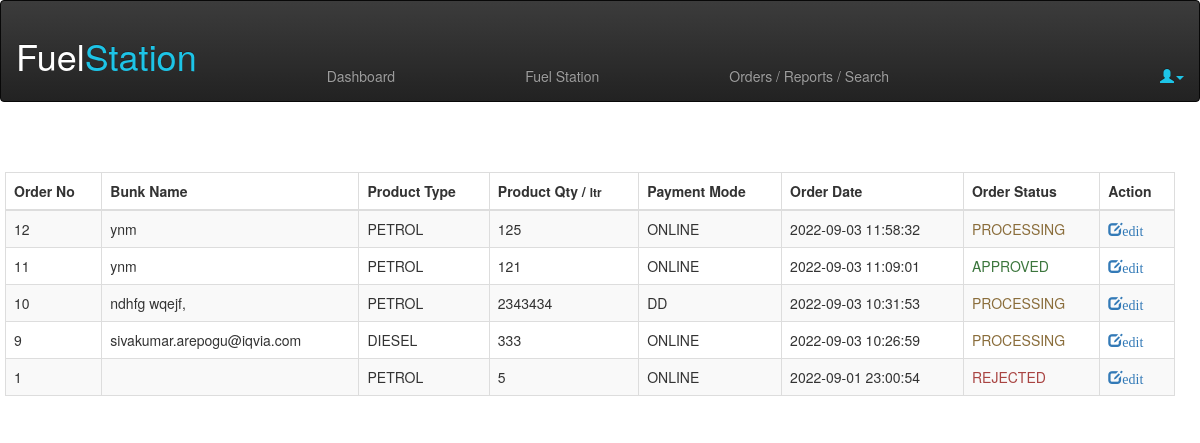
/owner/reports.php, run on the app's committed database.
### tables this page shows
CREATE TABLE `fuel_order` (
  `id` int(11) NOT NULL,
  `bunk_id` int(11) NOT NULL,
  `user_id` int(11) NOT NULL,
  `qty` int(11) DEFAULT 0,
  `fuel_type` enum('PETROL','DIESEL') DEFAULT NULL,
  `price` float NOT NULL DEFAULT 0,
  `payment_mode` enum('ONLINE','CASH','CHEQUE','DD') DEFAULT NULL,
  `status` enum('PROCESSING','APPROVED','REJECTED','DELIVERED','IN_TRANSIT') NOT NULL DEFAULT 'PROCESSING',
  `created_at` datetime NOT NULL DEFAULT current_timestamp(),
  `updated_at` datetime DEFAULT NULL
);

CREATE TABLE `users` (
  `id` int(11) NOT NULL,
  `user_name` varchar(100) DEFAULT NULL,
  `fuelstation_name` varchar(256) NOT NULL,
  `phone_number` bigint(20) NOT NULL,
  `email` varchar(100) DEFAULT NULL,
  `password` varchar(256) DEFAULT NULL,
  `account_type` enum('ADMIN','USER','FUEL_OWNERS','FUEL_STATION') DEFAULT NULL,
  `created_at` datetime NOT NULL DEFAULT current_timestamp()
);

### owner/reports.php (the view, shortened to what this page needs)
<?php
include 'fuelstationownerheader.php';
?>
<div class="right " style="padding-right: 20px">
    <h1 >Order Status</h1>
    <div class="container">
    <div class="row ">
        <div class="col-12 grid-margin">
            <div class="card">
                <div class="card-body">
                    <div class="table-responsive">
                        <table id="owner_report" class="table table-striped table-bordered" >
                            <thead>
                            <tr>
                                <th> Order No </th>
                                <th> Bunk Name </th>
                                <th> Product Type </th>
                                <th> Product Qty / <small>ltr</small> </th>
                                <th> Payment Mode </th>
                                <th> Order Date </th>
                                <th> Order Status </th>
                                <th> Action </th>
                            </tr>
                            </thead>
                            <tbody>
                            <?php
                            $sql = " SELECT `fuel_order`.*, `users`.`fuelstation_name` FROM `fuel_order` INNER JOIN `users` ON `fuel_order`.`bunk_id` = `users`.`id` order by`created_at` desc ";
                            $result = mysqli_query($conn, $sql) or die(mysqli_error());
                            if (mysqli_num_rows($result) > 0) {
                            $css='';
                            while ($row = mysqli_fetch_array($result)) {
                                if($row['status'] =="PROCESSING"){
                                    $css = 'text-warning';
                                }
                                if($row['status']=='APPROVED'){
                                    $css = 'text-success';
                                }
                                if($row['status']=='REJECTED'){
                                    $css = 'text-danger';
                                }
                                ?>
                                <tr>
                                    <td><?=$row['id']?></td>
                                    <td><?=$row['fuelstation_name']?></td>
                                    <td><?=$row['fuel_type']?></td>
                                    <td><?=$row['qty']?></td>
                                    <td><?=$row['payment_mode']?></td>
                                    <td><?=$row['created_at']?></td>
                                    <td><div class="<?=$css?>"><?=$row['status']?></div></td>
                                    <td><a href="edit_order.php?id=<?=$row['id']?>" class="glyphicon glyphicon-edit">edit</a></td>
                                </tr>
                                <?php
                            }
                            ?>
                            </tbody>
                            <?php
                            }
                            ?>
                        </table>
                    </div>
                </div>
            </div>
        </div>
    </div>
</div>
<?php
include '../admin/footer.php';

### owner/fuelstationownerheader.php (style rules this page uses)
h1 { color:white; }

### data on the page
fuel_order: id "12", users.fuelstation_name "ynm", fuel_type "PETROL", qty "125", payment_mode "ONLINE", created_at "2022-09-03 11:58:32", status "PROCESSING"
fuel_order: id "11", users.fuelstation_name "ynm", fuel_type "PETROL", qty "121", payment_mode "ONLINE", created_at "2022-09-03 11:09:01", status "APPROVED"
fuel_order: id "10", users.fuelstation_name "ndhfg wqejf,", fuel_type "PETROL", qty "2343434", payment_mode "DD", created_at "2022-09-03 10:31:53", status "PROCESSING"
fuel_order: id "9", users.fuelstation_name "sivakumar.arepogu@iqvia.com", fuel_type "DIESEL", qty "333", payment_mode "ONLINE", created_at "2022-09-03 10:26:59", status "PROCESSING"
fuel_order: id "1", fuel_type "PETROL", qty "5", payment_mode "ONLINE", created_at "2022-09-01 23:00:54", status "REJECTED"
